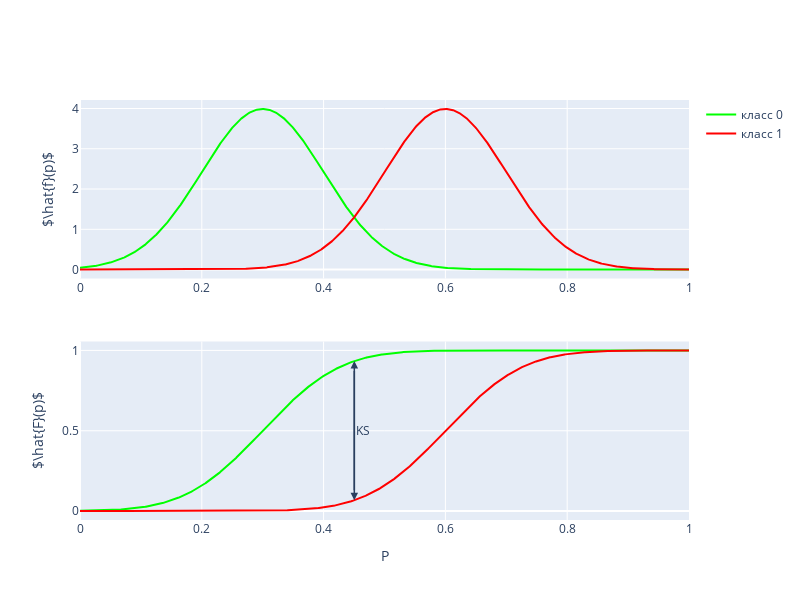

This figure's notebook cell:
### Markdown cell above
# Подготовим автоматический построитель

### Code cell
def build_ROC_fig(m1, m2, sigma):
    '''Построить распределение плотности и вероятности для двух классов'''
    # inputs:
    # m1 - математическое ожидание первого класса
    # m2 - математическое ожидание второго класса
    # sigma - СКО обоих распределений
    ROC_fig = make_subplots(rows = 2, cols = 1)
    
    # Плотности распределения вероятностей
    # ====================================================
    ROC_fig.add_trace(
        go.Scatter(
            x = basic_x,
            y = get_pdf_frame(m1, sigma),
            name = 'класс 0',
            line_color = classes_colors[0]
        ),
        row = 1, col = 1
    )
    ROC_fig.add_trace(
        go.Scatter(
            x = basic_x,
            y = get_pdf_frame(m2, sigma),
            name = 'класс 1',
            line_color = classes_colors[1]
        ),
        row = 1, col = 1
    )
    
    # Функции распределения вероятностей
    # ====================================================
    # кумулятивные функции распределения 
    # различных классов нам еще понадобятся
    classes_cdfs = [get_cdf_frame(m1, sigma), get_cdf_frame(m2, sigma)]
    
    ROC_fig.add_trace(
        go.Scatter(
            x = basic_x,
            y = classes_cdfs[0],
            line_color = classes_colors[0],
            showlegend = False
        ),
        row = 2, col = 1
    )

    ROC_fig.add_trace(
        go.Scatter(
            x = basic_x,
            y = classes_cdfs[1],
            line_color = classes_colors[1],
            showlegend = False
        ),
        row = 2, col = 1
    )
    
    # Добавление на график информации о KS статистике
    # ====================================================
    
    # надо узнать в какой дочке
    # дейсвует KS статистика
    KS_ind = np.argmax(classes_cdfs[0] - classes_cdfs[1])
    
    arrows_settings = dict(
        row = 2, col = 1,
        xref = "x2", yref = "y2",
        axref = "x2", ayref = "y2",
        arrowhead = 2,
        arrowwidth = 1.5
    )
    
    
    ROC_fig.add_annotation(
        x = basic_x[KS_ind], ax = basic_x[KS_ind],
        y = classes_cdfs[0][KS_ind], ay = classes_cdfs[1][KS_ind],
        **arrows_settings
    )
    ROC_fig.add_annotation(
        x = basic_x[KS_ind], ax = basic_x[KS_ind],
        y = classes_cdfs[1][KS_ind], ay = classes_cdfs[0][KS_ind],
        **arrows_settings
    )
    
    ROC_fig.add_annotation(
        x = basic_x[KS_ind] + 0.015, 
        y = (classes_cdfs[1][KS_ind] + classes_cdfs[0][KS_ind])/2,
        text = "KS",
        row = 2, col = 1,
        showarrow = False
    )
    
    # ====================================================
    
    
    # настройки осей
    ROC_fig.update_layout(
        width = 800,
        height = 600,
        yaxis_title = "$\hat{f}(p)$",
        yaxis2_title = "$\hat{F}(p)$",
        xaxis2_title = 'P'
    )
    
    return ROC_fig

build_ROC_fig(0.3, 0.6, 0.1)

### Figure 1 — Plotly figure (JSON) as saved in the notebook; plotly's stock layout.template omitted (floating-point values rounded to 4 significant figures; data arrays with more than 128 entries replaced by an {"elided": "..."} marker saying what was removed)
{"data": [{"line": {"color": "#00FF00"}, "name": "класс 0", "type": "scatter", "x": {"elided": "1000 float values"}, "xaxis": "x", "y": {"elided": "1000 float values"}, "yaxis": "y"}, {"line": {"color": "#FF0000"}, "name": "класс 1", "type": "scatter", "x": {"elided": "1000 float values"}, "xaxis": "x", "y": {"elided": "1000 float values"}, "yaxis": "y"}, {"line": {"color": "#00FF00"}, "showlegend": false, "type": "scatter", "x": {"elided": "1000 float values"}, "xaxis": "x2", "y": {"elided": "1000 float values"}, "yaxis": "y2"}, {"line": {"color": "#FF0000"}, "showlegend": false, "type": "scatter", "x": {"elided": "1000 float values"}, "xaxis": "x2", "y": {"elided": "1000 float values"}, "yaxis": "y2"}], "layout": {"annotations": [{"arrowhead": 2, "arrowwidth": 1.5, "ax": 0.4505, "axref": "x2", "ay": 0.06739, "ayref": "y2", "x": 0.4505, "xref": "x2", "y": 0.9338, "yref": "y2"}, {"arrowhead": 2, "arrowwidth": 1.5, "ax": 0.4505, "axref": "x2", "ay": 0.9338, "ayref": "y2", "x": 0.4505, "xref": "x2", "y": 0.06739, "yref": "y2"}, {"showarrow": false, "text": "KS", "x": 0.4655, "xref": "x2", "y": 0.5006, "yref": "y2"}], "height": 600, "width": 800, "xaxis": {"anchor": "y", "autorange": true, "domain": [0, 1], "range": [0, 1], "type": "linear"}, "xaxis2": {"anchor": "y2", "autorange": true, "domain": [0, 1], "range": [0, 1], "title": {"text": "P"}, "type": "linear"}, "yaxis": {"anchor": "x", "autorange": true, "domain": [0.575, 1], "range": [-0.2216, 4.211], "title": {"text": "$\\hat{f}(p)$"}, "type": "linear"}, "yaxis2": {"anchor": "x2", "autorange": true, "domain": [0, 0.425], "range": [-0.05556, 1.056], "title": {"text": "$\\hat{F}(p)$"}, "type": "linear"}}}
